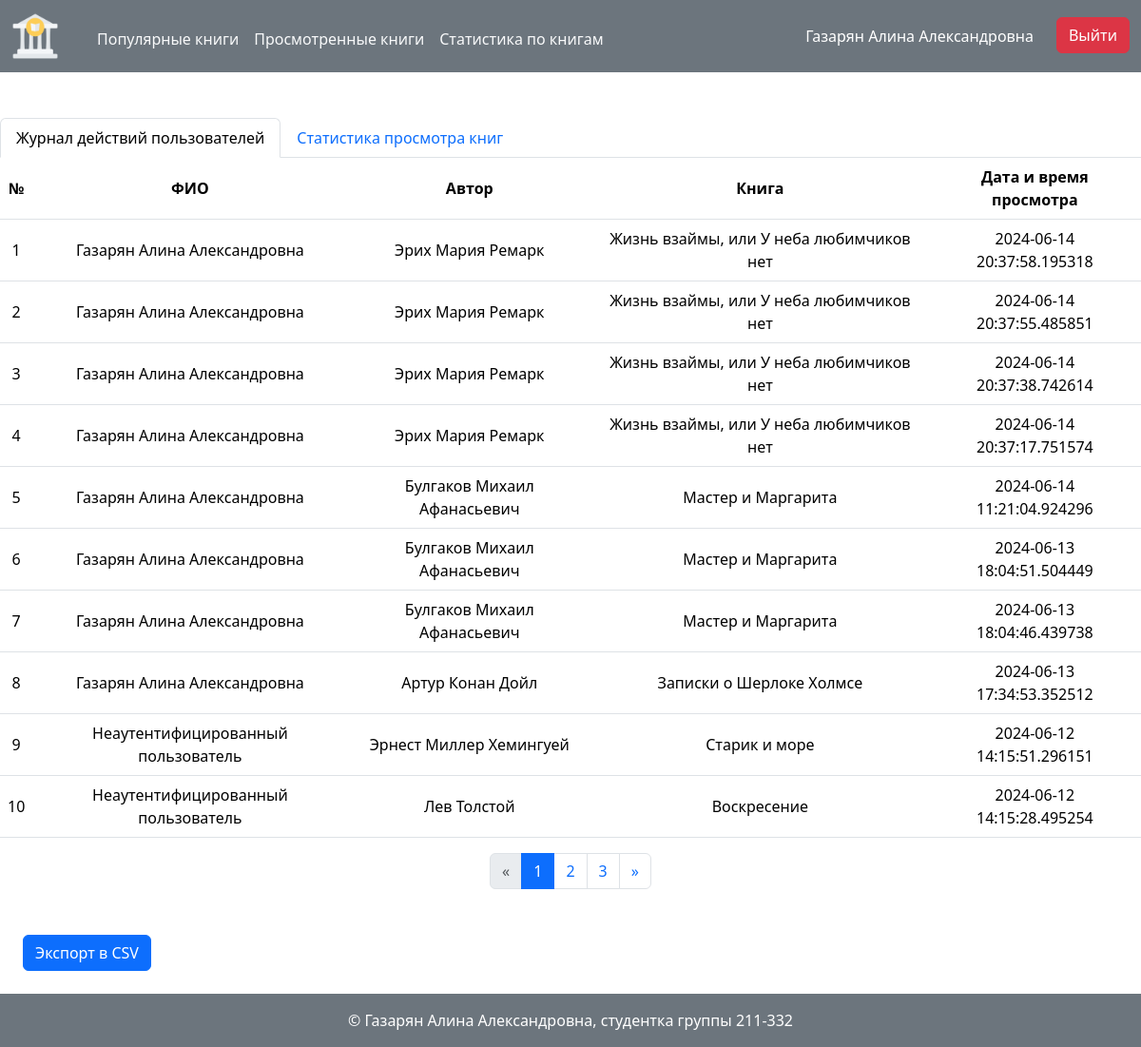
The page /history/users_activity (signed in) on the database its author committed.
### models.py (models this page shows, shortened)
class User(db.Model, UserMixin):
    __tablename__='users'
    id: Mapped[int]=mapped_column(primary_key=True)
    first_name: Mapped[str]=mapped_column(String(100), nullable=False)
    last_name: Mapped[str]=mapped_column(String(100), nullable=False)
    middle_name: Mapped[Optional[str]]=mapped_column(String(100), nullable=True)
    login: Mapped[str]=mapped_column(String(100), unique=True, nullable=False)
    password_hash: Mapped[str]=mapped_column(String(256), nullable=False)
    role_id: Mapped[int]=mapped_column(ForeignKey('roles.id'))
    role: Mapped['Role']=relationship(back_populates='user_role')
    user_review: Mapped[List['Review']]=relationship(back_populates='user')
    user_actions_history: Mapped[List['History']]=relationship(back_populates='user')
    @property
    def full_name(self):
        return ' '.join([self.last_name, self.first_name, self.middle_name or ''])
    @property
    def is_admin(self):
        return self.role.name == 'Администратор'
    def can(self, action, record = None):
        users_policy = UsersPolicy(record)
        method = getattr(users_policy, action, None)
        return method() if method else False

class Book(db.Model):
    __tablename__='books'
    id: Mapped[int]=mapped_column(primary_key=True)
    name: Mapped[str]=mapped_column(String(100), unique=True)
    short_desc: Mapped[str]=mapped_column(Text, nullable=False)
    year: Mapped[int]=mapped_column(String(10), nullable=False)
    publisher: Mapped[str]=mapped_column(String(100), nullable=False)
    author: Mapped[str]=mapped_column(String(100), nullable=False)
    volume: Mapped[int]=mapped_column(nullable=False)
    cover_id: Mapped[int]=mapped_column(ForeignKey('images.id'))
    review_of_book: Mapped[List['Review']]=relationship(back_populates='book', cascade='all, delete')
    history_of_book: Mapped[List['History']]=relationship(back_populates='book', cascade='all, delete')

class History(db.Model):
    __tablename__ = 'histories'
    id: Mapped[int]=mapped_column(primary_key=True)
    created_at: Mapped[datetime]=mapped_column(default=datetime.now)
    book_id: Mapped[int]=mapped_column(ForeignKey('books.id'))
    book: Mapped['Book']=relationship(back_populates="history_of_book")
    user_id: Mapped[int]=mapped_column(ForeignKey('users.id'))
    user: Mapped['User']=relationship(back_populates="user_actions_history")

### history.py (the view)
@bp.route('/users_activity')
@login_required
@permission_check('check_logs')
def users_activity():
    session['save_input_data'] = {}
    all_records = History.query.order_by(History.created_at.desc())
    records = all_records
    page = request.args.get('page', 1, type=int)
    pagination = records.paginate(page=page, per_page=PER_PAGE)
    records = pagination.items
    data = list()
    all_data = list()
    for record in all_records:
        all_data.append({
            'author': record.book.author,
            'name': record.book.name,
            'created_at': record.created_at
        })
        if record.user == None:
            all_data[len(all_data) - 1]['full_name'] = 'Неаутентифицированный пользователь'
        else:
            all_data[len(all_data) - 1]['full_name'] = record.user.full_name
    for record in records:
        data.append({
            'author': record.book.author,
            'name': record.book.name,
            'created_at': record.created_at
        })
        if record.user == None:
            data[len(data) - 1]['full_name'] = 'Неаутентифицированный пользователь'
        else:
            data[len(data) - 1]['full_name'] = record.user.full_name
    if request.args.get('download_csv_file'):
        f = make_file(all_data, ['full_name', 'author', 'name', 'created_at'])
        return send_file(f, mimetype='text/csv', as_attachment=True, download_name='users_activity.csv')
    return render_template(
        'history/users_activity.html',
        pagination=pagination,
        data=data
    )

### auth.py (called while the page is built)
def load_user(user_id):
    user = db.session.execute(db.select(User).filter_by(id=user_id)).scalar()
    return user

def permission_check(action):
    def decor(function):
        @functools.wraps(function)
        def wrapper(*args, **kwargs):
            user_id = kwargs.get('user_id')
            user = None
            if user_id:
                user = load_user(user_id)
            if not current_user.can(action, user):
                flash('У вас недостаточно прав для выполнения данного действия', 'warning')
                return redirect(url_for('index'))
            return function(*args, **kwargs)
        return wrapper
    return decor

### users_policy.py (called while the page is built)
    def check_logs(self):
        return current_user.is_admin

### templates/history/users_activity.html
{% extends 'history/base.html' %}
{% from 'pagination.html' import render_pagination %}
{% block tab_content %}
<table class="table">
    <thead>
        <tr>
            <th>№</th>
            <th>ФИО</th>
            <th>Автор</th>
            <th>Книга</th>
            <th>Дата и время просмотра</th>
        </tr>
    </thead>
    <tbody>
        {% for item in data %}
            <tr>
                <td>
                    {{loop.index + ((pagination.page - 1) * pagination.per_page)}}
                </td>
                <td>
                    {{ item.get('full_name') }}
                </td>
                <td>
                    {{ item.get('author') }}
                </td>
                <td>
                    {{ item.get('name') }}
                </td>
                <td>
                    {{ item.get('created_at') }}
                </td>
            </tr>
        {% endfor %}
    </tbody>
</table>
<div class="mb-5">
    {{ render_pagination(pagination, request.endpoint) }}
</div>
{% if data | length != 0 %}
    <a class="btn btn-primary ms-4 mb-4" href="{{ url_for('history.users_activity', download_csv_file=True) }}">Экспорт в CSV</a>
{% endif %}
{% endblock %}

### templates/base.html (shortened to what this page needs)
<!doctype html>
<html lang="ru" class="h-100">
<head>
    <link href="https://cdn.jsdelivr.net/npm/bootstrap@5.3.3/dist/css/bootstrap.min.css" rel="stylesheet">
    <link rel="stylesheet" href="{{ url_for('static', filename='styles.css') }}">
</head>
<body class="d-flex flex-column h-100">
    <header>
        <nav class="navbar navbar-dark bg-secondary">
            <div class="d-flex container-fluid">
                <div class="d-flex gap-4">
                    <div class="logo navbar-brand">
                        <a href="{{ url_for('index') }}">
                            <img class="img-fluid" src="{{ url_for('static', filename='images/logo.png') }}" alt="polytech-logo">
                        </a>
                    </div>
                    <div class="header-links d-flex gap-3">
                        <div>
                            <a class="link-light link-offset-2 link-underline link-underline-opacity-0" href="{{ url_for('book.popular_books') }}">Популярные книги</a>
                        </div>
                        <div>
                            <a class="link-light link-offset-2 link-underline link-underline-opacity-0" href="{{ url_for('book.recently_books') }}">Просмотренные книги</a>
                        </div>
                        {% if current_user.is_authenticated and current_user.can('check_logs') %}
                            <div>
                                <a class="link-light link-offset-2 link-underline link-underline-opacity-0" href="{{ url_for('history.users_activity') }}">Статистика по книгам</a>
                            </div>
                        {% endif %}
                    </div>
                </div>
                <div class="header-right-side">
                    {% if current_user.is_authenticated %}
                        <div class="fio-container">
                            <p>
                                {{ current_user.last_name }}
                                {{ current_user.first_name }}
                                {% if current_user.middle_name != none %}
                                    {{ current_user.middle_name }}
                                {% endif %}
                            </p>
                        </div>
                        <div>
                            <a class="btn btn-danger" href="{{ url_for('auth.logout') }}">Выйти</a>
                        </div>
                    {% else %}
                        <div>
                            <a class="btn btn-success" href="{{ url_for('auth.login') }}">Войти</a>
                        </div>
                    {% endif %}
                </div>
            </div>
        </nav>
    </header>
    <main class="main flex-grow-1">
        {% block content %}
        {% endblock %}
     </main>
    <footer class="bg-secondary text-white d-flex flex-column align-items-center justify-content-center py-3">
        &copy; Газарян Алина Александровна, студентка группы 211-332
    </footer>
</body>

### static/styles.css (style rules this page uses)
.logo { max-width: 50px; }
.header-right-side { display: flex; }
.header-links { transform: translate(0, 35%); }
.fio-container { transform: translate(-10%, 20%); }
.fio-container p { color: white; }
.table th { text-align: center; vertical-align: middle; }
.table td { text-align: center; vertical-align: middle; }

### rows shown on the page
User: last_name "Газарян", first_name "Алина", middle_name "Александровна"
Book: get "Газарян Алина Александровна", get "Эрих Мария Ремарк", get "Жизнь взаймы, или У неба любимчиков нет", get "2024-06-14 20:37:58.195318", get "2024-06-14 20:37:55.485851", get "2024-06-14 20:37:38.742614", get "2024-06-14 20:37:17.751574"
Book: get "Газарян Алина Александровна", get "Булгаков Михаил Афанасьевич", get "Мастер и Маргарита", get "2024-06-14 11:21:04.924296", get "2024-06-13 18:04:51.504449", get "2024-06-13 18:04:46.439738"
Book: get "Газарян Алина Александровна", get "Артур Конан Дойл", get "Записки о Шерлоке Холмсе", get "2024-06-13 17:34:53.352512"
Book: get "Неаутентифицированный пользователь", get "Эрнест Миллер Хемингуей", get "Старик и море", get "2024-06-12 14:15:51.296151"
Book: get "Неаутентифицированный пользователь", get "Лев Толстой", get "Воскресение", get "2024-06-12 14:15:28.495254"

### other values the page prints
{{ page }} "1" "2" "3"
